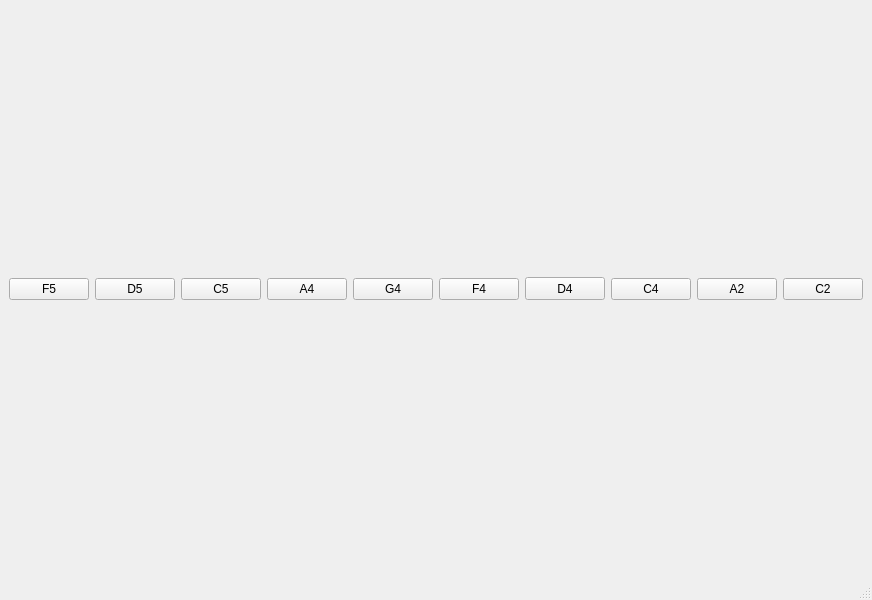
<?xml version="1.0" encoding="UTF-8"?>
<ui version="4.0">
 <class>MainWindow</class>
 <widget class="QMainWindow" name="MainWindow">
  <property name="geometry">
   <rect>
    <x>0</x>
    <y>0</y>
    <width>822</width>
    <height>600</height>
   </rect>
  </property>
  <property name="windowTitle">
   <string>MainWindow</string>
  </property>
  <widget class="QWidget" name="centralwidget">
   <layout class="QHBoxLayout" name="horizontalLayout">
    <item>
     <widget class="QPushButton" name="pushButton">
      <property name="text">
       <string>F5</string>
      </property>
     </widget>
    </item>
    <item>
     <widget class="QPushButton" name="pushButton_2">
      <property name="text">
       <string>D5</string>
      </property>
     </widget>
    </item>
    <item>
     <widget class="QPushButton" name="pushButton_3">
      <property name="text">
       <string>C5</string>
      </property>
     </widget>
    </item>
    <item>
     <widget class="QPushButton" name="pushButton_4">
      <property name="text">
       <string>A4</string>
      </property>
     </widget>
    </item>
    <item>
     <widget class="QPushButton" name="pushButton_5">
      <property name="text">
       <string>G4</string>
      </property>
     </widget>
    </item>
    <item>
     <widget class="QPushButton" name="pushButton_6">
      <property name="text">
       <string>F4</string>
      </property>
     </widget>
    </item>
    <item>
     <widget class="QPushButton" name="pushButton_7">
      <property name="maximumSize">
       <size>
        <width>16777215</width>
        <height>23</height>
       </size>
      </property>
      <property name="text">
       <string>D4</string>
      </property>
     </widget>
    </item>
    <item>
     <widget class="QPushButton" name="pushButton_8">
      <property name="text">
       <string>C4</string>
      </property>
     </widget>
    </item>
    <item>
     <widget class="QPushButton" name="pushButton_9">
      <property name="text">
       <string>A2</string>
      </property>
     </widget>
    </item>
    <item>
     <widget class="QPushButton" name="pushButton_10">
      <property name="text">
       <string>C2</string>
      </property>
     </widget>
    </item>
   </layout>
  </widget>
  <widget class="QMenuBar" name="menubar">
   <property name="geometry">
    <rect>
     <x>0</x>
     <y>0</y>
     <width>822</width>
     <height>21</height>
    </rect>
   </property>
  </widget>
  <widget class="QStatusBar" name="statusbar"/>
 </widget>
 <resources/>
 <connections/>
</ui>
